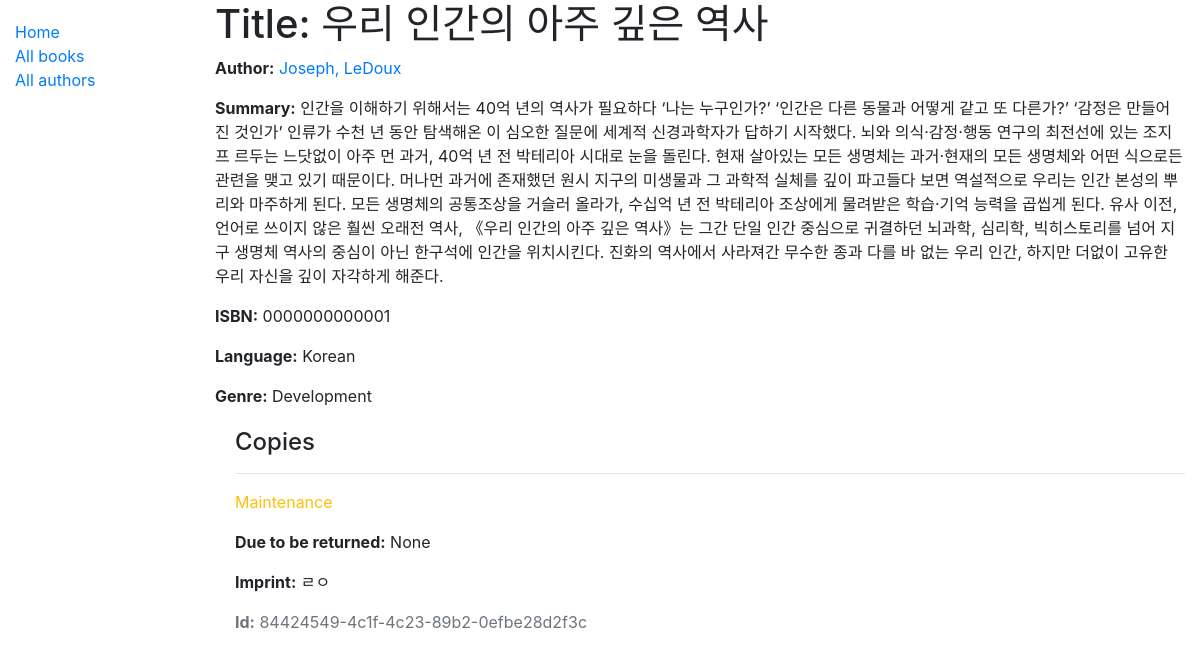
/catalog/book/1, run on the app's committed database.
### catalog/models.py (models this page shows, shortened)
class Book(models.Model):
    title = models.CharField(max_length=200)
    author = models.ForeignKey('Author', on_delete=models.RESTRICT, null=True)
    summary = models.TextField(
        max_length=1000, help_text="Enter a brief description of the book")
    isbn = models.CharField('ISBN', max_length=13,
                            unique=True,
                            help_text='13 Character <a href="https://www.isbn-international.org/content/what-isbn'
                                      '">ISBN number</a>')
    genre = models.ManyToManyField(
        Genre, help_text="Select a genre for this book")
    language = models.ForeignKey(
        'Language', on_delete=models.SET_NULL, null=True)
    class Meta:
        ordering = ['title', 'author']
    def display_genre(self):
        """ 장르의 문자열을 만듬. 관리에서 장르를 표시하려면 이 작업이 필요함"""
        return ', '.join([genre.name for genre in self.genre.all()[:3]])
    display_genre.short_description = 'Genre'

class Author(models.Model):
    first_name = models.CharField(max_length=100)
    last_name = models.CharField(max_length=100)
    date_of_birth = models.DateField(null=True, blank=True)
    date_of_death = models.DateField('died', null=True, blank=True)
    class Meta:
        ordering = ['last_name', 'first_name']
    def __str__(self):
        return f'{self.last_name}, {self.first_name}'

class Language(models.Model):
    name = models.CharField(max_length=200,
                            unique=True,
                            help_text="Enter the book's natural language (e.g. English, French, Japanese etc.)")
    def __str__(self):
        return self.name
    class Meta:
        constraints = [
            UniqueConstraint(
                Lower('name'),
                name='language_name_case_insensitive_unique',
                violation_error_message = "Language already exists (case insensitive match)"
            ),
        ]

class Genre(models.Model):
    name = models.CharField(
        max_length=200,
        unique=True,
        help_text="Enter a book genre (e.g. Science Fiction, French Poetry etc.)"
    )
    def __str__(self):
        return self.name
    class Meta:
        constraints = [
            UniqueConstraint(
                Lower('name'),
                name='genre_name_case_insensitive_unique',
                violation_error_message = "Genre already exists (case insensitive match)"
            ),
        ]

class BookInstance(models.Model):
    id = models.UUIDField(primary_key=True, default=uuid.uuid4,
                          help_text="Unique ID for this particular book across whole library")
    book = models.ForeignKey('Book', on_delete=models.RESTRICT, null=True)
    imprint = models.CharField(max_length=200)
    due_back = models.DateField(null=True, blank=True)
    borrower = models.ForeignKey(
        settings.AUTH_USER_MODEL, on_delete=models.SET_NULL, null=True, blank=True)
    LOAN_STATUS = (
        ('d', 'Maintenance'),
        ('o', 'On loan'),
        ('a', 'Available'),
        ('r', 'Reserved'),
    )
    status = models.CharField(
        max_length=1,
        choices=LOAN_STATUS,
        blank=True,
        default='d',
        help_text='Book availability')
    class Meta:
        ordering = ['due_back']
        permissions = (("can_mark_returned", "Set book as returned"),)

### catalog/views.py (the view, shortened to what this page needs)
# urls.py: path('book/<int:pk>', views.BookDetailView.as_view(), name='book-detail'),
class BookDetailView(generic.DetailView):
    model = Book

### catalog/templates/catalog/book_detail.html
{% extends "base_generic.html" %}
{% block content %}
  <h1>Title: {{ book.title }}</h1>
  <p><strong>Author:</strong> <a href="">{{ book.author }}</a></p>
  <p><strong>Summary:</strong> {{ book.summary }}</p>
  <p><strong>ISBN:</strong> {{ book.isbn }}</p>
  <p><strong>Language:</strong> {{ book.language }}</p>
  <p><strong>Genre:</strong> {% for genre in book.genre.all %} {{ genre }}{% if not forloop.last %}, {% endif %}{% endfor %}</p>
  <div style="margin-left:20px;margin-top:20px">
    <h4>Copies</h4>
    {% for copy in book.bookinstance_set.all %}
      <hr>
      <p class="{% if copy.status == 'a' %}text-success{% elif copy.status == 'm' %}text-danger{% else %}text-warning{% endif %}">{{ copy.get_status_display }}</p>
      {% if copy.status != 'a' %}
        <p><strong>Due to be returned:</strong> {{copy.due_back}}</p>
      {% endif %}
      <p><strong>Imprint:</strong> {{copy.imprint}}</p>
      <p class="text-muted"><strong>Id:</strong> {{copy.id}}</p>
    {% endfor %}
  </div>
{% endblock %}

### data on the page
Book: title "우리 인간의 아주 깊은 역사", author "Joseph, LeDoux", summary "인간을 이해하기 위해서는 40억 년의 역사가 필요하다 ‘나는 누구인가?’ ‘인간은 다른 동물과 어떻게 같고 또 다른가?’ ‘감정은 만들어진 것인가’ 인류가 수천 년 동안 탐색해온 이 심오한 질문에 세계적 신경과학자가 답하기 시작했다. 뇌와 의식·감정·행동 연구의 최전선에 있는 조지프 르두는 느닷없이 아주 먼 과거, 40억 년 전 박테리아 시대로 눈을 돌린다. 현재 살아있는 모든 생명체는 과거·현재의 모든 생명체와 어떤 식으로든 관련을 맺고 있기 때문이다. 머나먼 과거에 존재했던 원시 지구의 미생물과 그 과학적 실체를 깊이 파고들다 보면 역설적으로 우리는 인간 본성의 뿌리와 마주하게 된다. 모든 생명체의 공통조상을 거슬러 올라가, 수십억 년 전 박테리아 조상에게 물려받은 학습·기억 능력을 곱씹게 된다. 유사 이전, 언어로 쓰이지 않은 훨씬 오래전 역사, 《우리 인간의 아주 깊은 역사》는 그간 단일 인간 중심으로 귀결하던 뇌과학, 심리학, 빅히스토리를 넘어 지구 생명체 역사의 중심이 아닌 한구석에 인간을 위치시킨다. 진화의 역사에서 사라져간 무수한 종과 다를 바 없는 우리 인간, 하지만 더없이 고유한 우리 자신을 깊이 자각하게 해준다.", isbn "0000000000001", language "Korean"
Genre: name "Development"
BookInstance: status "Maintenance", due_back "None", imprint "ㄹㅇ", id "84424549-4c1f-4c23-89b2-0efbe28d2f3c"
